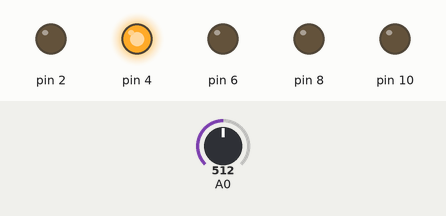
This sketch was run on a simulated Arduino Uno, built with avr-gcc and run on an emulated ATmega328P. Shown: output pins drawn as LEDs (lit = HIGH). Inputs (shaded band) come from the test bench; at power-on: A0 = 512. What the sketch prints to the serial monitor is not drawn.

Above: at 0.3 s.
Timing chart, 0 to 1.8 s (numbered marks = the images above):
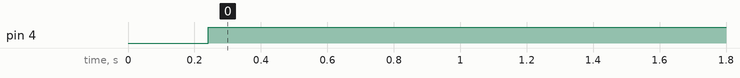

The sketch:

frequency_test_v2.ino
```cpp
#include "arduinoFFT.h"

#define SAMPLES 128             //SAMPLES-pt FFT. Must be a base 2 number. Max 128 for Arduino Uno.
#define SAMPLING_FREQUENCY 2048 //Ts = Based on Nyquist, must be 2 times the highest expected frequency.
#define log2(x) log(x)/log(2)

arduinoFFT FFT = arduinoFFT();

unsigned int samplingPeriod;
unsigned long microSeconds;

double vReal[SAMPLES]; //create vector of size SAMPLES to hold real values
double vImag[SAMPLES]; //create vector of size SAMPLES to hold imaginary values

String notes[] = {"C", "C#", "D", "D#", "E", "F", "F#", "G", "G#", "A", "A#", "B"};

void setLed(int cents);

void setup()
{
    Serial.begin(115200); //Baud rate for the Serial Monitor
    samplingPeriod = round(1000000*(1.0/SAMPLING_FREQUENCY)); //Period in microseconds
    pinMode(2, OUTPUT);
    pinMode(4, OUTPUT);
    pinMode(6, OUTPUT);
    pinMode(8, OUTPUT);
    pinMode(10, OUTPUT);
}

void loop()
{
    /*Sample SAMPLES times*/
    for(int i=0; i<SAMPLES; i++)
    {
        microSeconds = micros();    //Returns the number of microseconds since the Arduino board began running the current script.

        vReal[i] = analogRead(0); //Reads the value from analog pin 0 (A0), quantize it and save it as a real term.
        vImag[i] = 0; //Makes imaginary term 0 always

        /*remaining wait time between samples if necessary*/
        while(micros() < (microSeconds + samplingPeriod))
        {
          //do nothing
        }
    }

    /*Perform FFT on samples*/
    FFT.Windowing(vReal, SAMPLES, FFT_WIN_TYP_HAMMING, FFT_FORWARD);
    FFT.Compute(vReal, vImag, SAMPLES, FFT_FORWARD);
    FFT.ComplexToMagnitude(vReal, vImag, SAMPLES);

    /*Find peak frequency and print peak*/
    double peak = FFT.MajorPeak(vReal, SAMPLES, SAMPLING_FREQUENCY);
    int midi_num = round(12.0 * log2(peak/440.0) + 69.0);
    double expected_freq = pow(2.0, (midi_num - 69.0)/12.0) * 440.0;
    double cents = 1200*log2(peak / expected_freq);
    Serial.println(notes[midi_num%12] + " (" + cents + ")");     //Print out the most dominant frequency.

		setLed(cents);

}

void setLed(int cents)
{
    if (cents > 25)
			{
				digitalWrite(2, LOW);
				digitalWrite(4, LOW);
				digitalWrite(6, LOW);
				digitalWrite(8, LOW);
				digitalWrite(10, HIGH);
			}
    else if (cents > 12 && cents <= 25)
			{
				digitalWrite(2, LOW);
				digitalWrite(4, LOW);
				digitalWrite(6, LOW);
				digitalWrite(8, HIGH);
				digitalWrite(10, LOW);
			}
    else if (cents > 0 && cents <= 12)
			{
				digitalWrite(2, LOW);
				digitalWrite(4, LOW);
				digitalWrite(6, HIGH);
				digitalWrite(8, LOW);
				digitalWrite(10, LOW);
			}
    else if (cents > -12 && cents <= 0)
			{
				digitalWrite(2, LOW);
				digitalWrite(4, HIGH);
				digitalWrite(6, LOW);
				digitalWrite(8, LOW);
				digitalWrite(10, LOW);
			}
    else if (cents > -25 && cents <= -12)
			{
				digitalWrite(2, HIGH);
				digitalWrite(4, LOW);
				digitalWrite(6, LOW);
				digitalWrite(8, LOW);
				digitalWrite(10, LOW);
			}
    else {
				digitalWrite(2, LOW);
				digitalWrite(4, LOW);
				digitalWrite(6, LOW);
				digitalWrite(8, LOW);
				digitalWrite(10, LOW);
		}
		return;
}
```

Measured:
- by itself, pin 4: LOW → HIGH at 0.24 s
